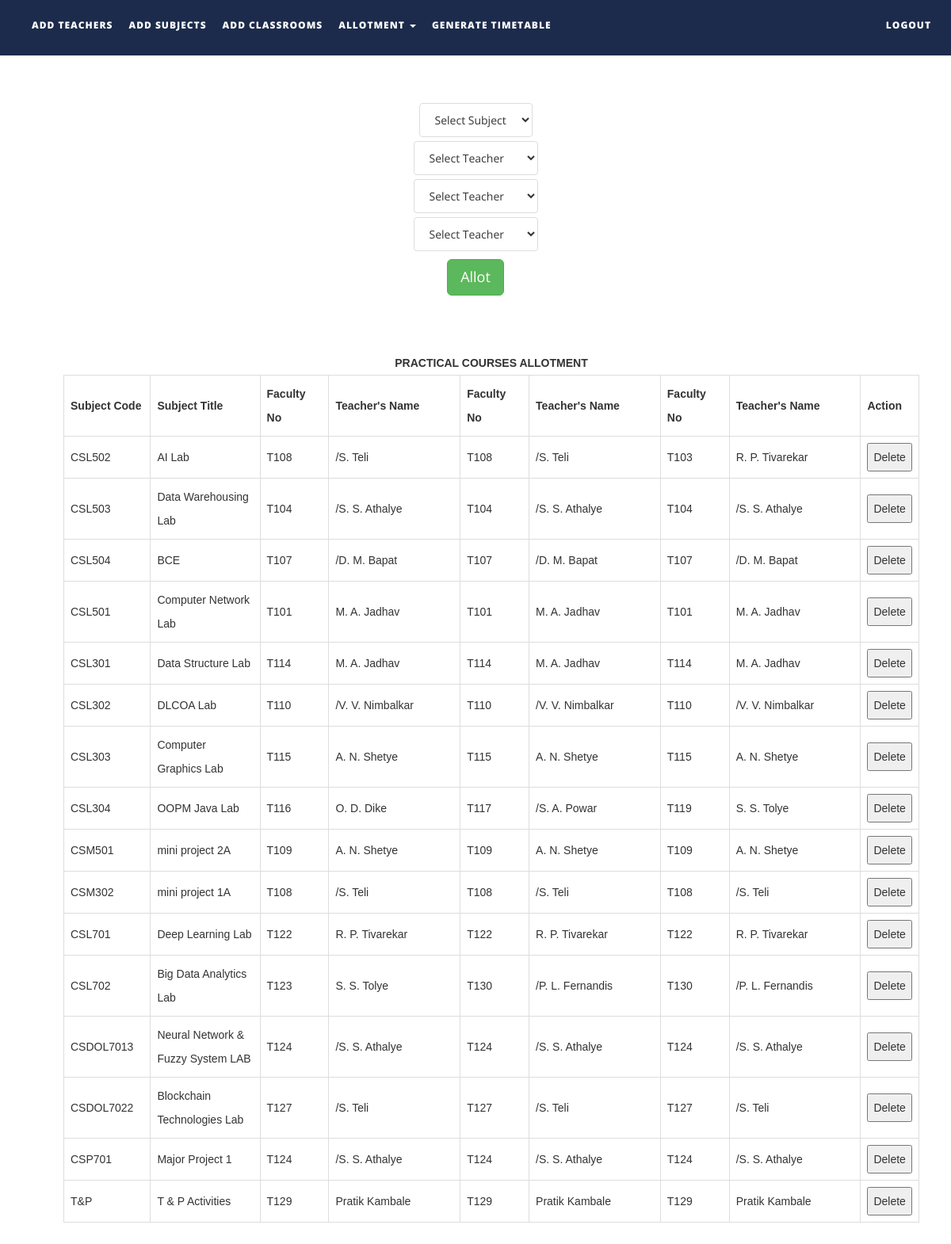
The page /allotpracticals.php on the database its author committed.
### tables this page shows
CREATE TABLE `subjects` (
  `subject_code` varchar(10) NOT NULL,
  `subject_name` varchar(100) NOT NULL,
  `course_type` varchar(15) NOT NULL,
  `semester` int(1) NOT NULL,
  `department` varchar(50) NOT NULL,
  `isAlloted` int(1) NOT NULL,
  `allotedto` text NOT NULL,
  `allotedto2` text NOT NULL,
  `allotedto3` text NOT NULL
);

CREATE TABLE `teachers` (
  `faculty_number` varchar(10) NOT NULL,
  `name` text NOT NULL,
  `alias` varchar(40) NOT NULL,
  `designation` varchar(30) NOT NULL,
  `contact_number` varchar(15) NOT NULL
);

### allotpracticals.php (the view, shortened to what this page needs)
<!DOCTYPE html>
<html xmlns="http://www.w3.org/1999/xhtml" xmlns="http://www.w3.org/1999/html">
<head>
    <link href="assets/css/bootstrap.css" rel="stylesheet"/>
    <link href="assets/css/font-awesome.min.css" rel="stylesheet"/>
    <link href="assets/css/flexslider.css" rel="stylesheet"/>
    <link href="assets/css/style.css" rel="stylesheet"/>
</head>
<body>
<div class="navbar navbar-inverse navbar-fixed-top " id="menu">
    <div class="container">
        <div class="navbar-collapse collapse move-me">
            <ul class="nav navbar-nav navbar-left">
                <li><a href="addteachers.php">ADD TEACHERS</a></li>
                <li><a href="addsubjects.php">ADD SUBJECTS</a></li>
                <li><a href="addclassrooms.php">ADD CLASSROOMS</a></li>
                <li class="dropdown"><a class="dropdown-toggle" data-toggle="dropdown" aria-expanded="false">ALLOTMENT
                        <span class="caret"></span></a>
                </li>
                <li><a href="generatetimetable.php">GENERATE TIMETABLE</a></li>
            </ul>
            <ul class="nav navbar-nav navbar-right">
                <li><a href="index.php">LOGOUT</a></li>
            </ul>
        </div>
    </div>
</div>
<br>
<form action="allotmentpracticalFormvalidation.php" method="post" style="margin-top: 100px">
    <div align="center">
        <select name="tobealloted" class="list-group-item">
            <?php
            $q = mysqli_query(mysqli_connect("localhost", "root", "", "ttms"),
                "SELECT * FROM subjects WHERE course_type = 'LAB'");
            $row_count = mysqli_num_rows($q);
            if ($row_count) {
                $mystring = '
         <option selected disabled>Select Subject</option>';
                while ($row = mysqli_fetch_assoc($q)) {
                    if ($row['isAlloted'] == 1)
                        continue;
                    $mystring .= '<option value="' . $row['subject_code'] . '">' . $row['subject_name'] . '</option>';
                }
                echo $mystring;
            }
            ?>
        </select>
    </div>
    <div align="center" style="margin-top: 5px">
        <select name="toalloted" class="list-group-item">
            <?php
            $q = mysqli_query(mysqli_connect("localhost", "root", "", "ttms"),
                "SELECT * FROM teachers ");
            $row_count = mysqli_num_rows($q);
            if ($row_count) {
                $mystring = '
         <option selected disabled>Select Teacher</option>';
                while ($row = mysqli_fetch_assoc($q)) {
                    $mystring .= '<option value="' . $row['faculty_number'] . '">' . $row['name'] . '</option>';
                }
                echo $mystring;
            }
            ?>
        </select>
    </div>
    <div align="center" style="margin-top: 5px">
        <select name="toalloted2" class="list-group-item">
            <?php
            $q = mysqli_query(mysqli_connect("localhost", "root", "", "ttms"),
                "SELECT * FROM teachers ");
            $row_count = mysqli_num_rows($q);
            if ($row_count) {
                $mystring = '
         <option selected disabled>Select Teacher</option>';
                while ($row = mysqli_fetch_assoc($q)) {
                    $mystring .= '<option value="' . $row['faculty_number'] . '">' . $row['name'] . '</option>';
                }
                echo $mystring;
            }
            ?>
        </select>
    </div>
    <div align="center" style="margin-top: 5px">
        <select name="toalloted3" class="list-group-item">
            <?php
            $q = mysqli_query(mysqli_connect("localhost", "root", "", "ttms"),
                "SELECT * FROM teachers ");
            $row_count = mysqli_num_rows($q);
            if ($row_count) {
                $mystring = '
         <option selected disabled>Select Teacher</option>';
                while ($row = mysqli_fetch_assoc($q)) {
                    $mystring .= '<option value="' . $row['faculty_number'] . '">' . $row['name'] . '</option>';
                }
                echo $mystring;
            }
            ?>
        </select>
    </div>
    <div align="center" style="margin-top: 10px">
        <button type="submit" class="btn btn-success btn-lg">Allot</button>
    </div>
</form>
<table id=allotedpracticalstable>
    <caption><strong>PRACTICAL COURSES ALLOTMENT</strong></caption>
    <tr>
        <th width="130">Subject Code</th>
        <th width=200>Subject Title</th>
        <th width="120">Faculty No</th>
        <th width="300">Teacher's Name</th>
        <th width="120">Faculty No</th>
        <th width="300">Teacher's Name</th>
        <th width="120">Faculty No</th>
        <th width="300">Teacher's Name</th>
        <th width="40">Action</th>
    </tr>
    <tbody>
    <?php
    $q = mysqli_query(mysqli_connect("localhost", "root", "", "ttms"),
        "SELECT * FROM subjects");
    while ($row = mysqli_fetch_assoc($q)) {
        if (!($row['course_type'] == "LAB"))
            continue;
        $teacher_id1 = $row['allotedto'];
        $teacher_id2 = $row['allotedto2'];
        $teacher_id3 = $row['allotedto3'];
        $t1 = mysqli_query(mysqli_connect("localhost", "root", "", "ttms"),
            "SELECT name FROM teachers WHERE faculty_number = '$teacher_id1'");
        $trow1 = mysqli_fetch_assoc($t1);
        $t2 = mysqli_query(mysqli_connect("localhost", "root", "", "ttms"),
            "SELECT name FROM teachers WHERE faculty_number = '$teacher_id2'");
        $trow2 = mysqli_fetch_assoc($t2);
        $t3 = mysqli_query(mysqli_connect("localhost", "root", "", "ttms"),
            "SELECT name FROM teachers WHERE faculty_number = '$teacher_id3'");
        $trow3 = mysqli_fetch_assoc($t3);
        echo "<tr><td>{$row['subject_code']}</td>
                    <td>{$row['subject_name']}</td>
                    <td>{$row['allotedto']}</td>
                    <td>{$trow1['name']}</td>
                    <td>{$row['allotedto2']}</td>
                    <td>{$trow2['name']}</td>
                    <td>{$row['allotedto3']}</td>
                    <td>{$trow3['name']}</td>
                   <td>
                    <button>Delete</button></td>
                    </tr>\n";
    }
    ?>
    </tbody>
</table>
</body>
</html>

### assets/css/style.css (style rules this page uses)
#menu { background-color: rgba(28, 43, 75, 1); color: #fff; font-size: 12px; font-weight: 900; letter-spacing: 1px; min-height: 70px; }
.navbar-inverse { border-color: transparent; }
.navbar-inverse .navbar-nav > li > a, .navbar-inverse .navbar-nav > li > a:hover { color: #FFF; padding: 22px 10px; }

### allotpracticals.php (style rules this page uses)
table { margin-top: 70px; margin-bottom: 50px; font-family: arial, sans-serif; border-collapse: collapse; margin-left: 80px; width: 90%; }
td, th { border: 1px solid #dddddd; text-align: left; padding: 8px; }
tr:nth-child(even) { background-color: #fff; }

### rows shown on the page
subjects: subject_code "CSL502", subject_name "AI Lab", allotedto "T108", teachers.name "/S. Teli", allotedto2 "T108", allotedto3 "T103", teachers.name "R. P. Tivarekar"
subjects: subject_code "CSL503", subject_name "Data Warehousing Lab", allotedto "T104", teachers.name "/S. S. Athalye", allotedto2 "T104", allotedto3 "T104"
subjects: subject_code "CSL504", subject_name "BCE", allotedto "T107", teachers.name "/D. M. Bapat", allotedto2 "T107", allotedto3 "T107"
subjects: subject_code "CSL501", subject_name "Computer Network Lab", allotedto "T101", teachers.name "M. A. Jadhav", allotedto2 "T101", allotedto3 "T101"
subjects: subject_code "CSL301", subject_name "Data Structure Lab", allotedto "T114", teachers.name "M. A. Jadhav", allotedto2 "T114", allotedto3 "T114"
subjects: subject_code "CSL302", subject_name "DLCOA Lab", allotedto "T110", teachers.name "/V. V. Nimbalkar", allotedto2 "T110", allotedto3 "T110"
subjects: subject_code "CSL303", subject_name "Computer Graphics Lab", allotedto "T115", teachers.name "A. N. Shetye", allotedto2 "T115", allotedto3 "T115"
subjects: subject_code "CSL304", subject_name "OOPM Java Lab", allotedto "T116", teachers.name "O. D. Dike", allotedto2 "T117", teachers.name "/S. A. Powar", allotedto3 "T119", teachers.name "S. S. Tolye"
subjects: subject_code "CSM501", subject_name "mini project 2A", allotedto "T109", teachers.name "A. N. Shetye", allotedto2 "T109", allotedto3 "T109"
subjects: subject_code "CSM302", subject_name "mini project 1A", allotedto "T108", teachers.name "/S. Teli", allotedto2 "T108", allotedto3 "T108"
subjects: subject_code "CSL701", subject_name "Deep Learning Lab", allotedto "T122", teachers.name "R. P. Tivarekar", allotedto2 "T122", allotedto3 "T122"
subjects: subject_code "CSL702", subject_name "Big Data Analytics Lab", allotedto "T123", teachers.name "S. S. Tolye", allotedto2 "T130", teachers.name "/P. L. Fernandis", allotedto3 "T130"
subjects: subject_code "CSDOL7013", subject_name "Neural Network & Fuzzy System LAB", allotedto "T124", teachers.name "/S. S. Athalye", allotedto2 "T124", allotedto3 "T124"
subjects: subject_code "CSDOL7022", subject_name "Blockchain Technologies Lab", allotedto "T127", teachers.name "/S. Teli", allotedto2 "T127", allotedto3 "T127"
subjects: subject_code "CSP701", subject_name "Major Project 1", allotedto "T124", teachers.name "/S. S. Athalye", allotedto2 "T124", allotedto3 "T124"
subjects: subject_code "T&P", subject_name "T & P Activities", allotedto "T129", teachers.name "Pratik Kambale", allotedto2 "T129", allotedto3 "T129"
